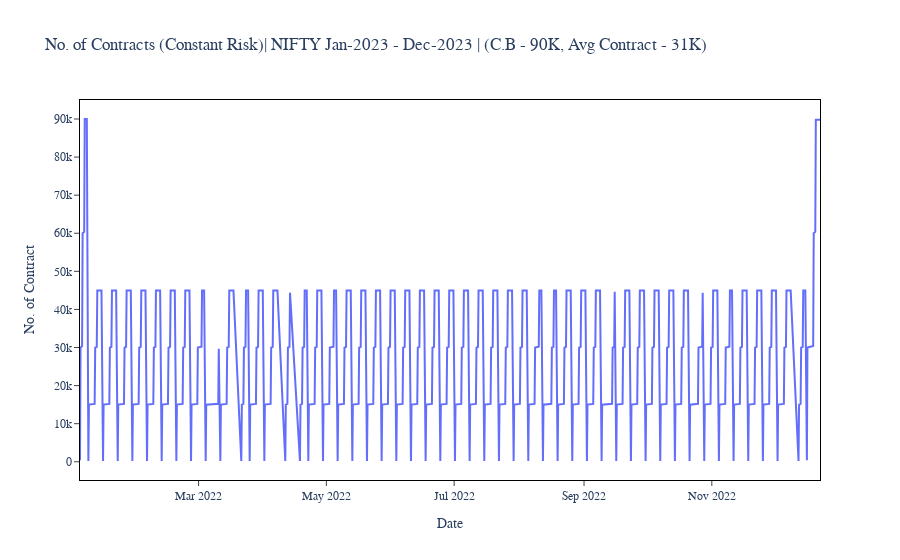

This figure's notebook cell:
### Code cell
fig = go.Figure()

fig.add_trace(go.Scatter(
    x = contract_info.index,
    y = contract_info['Contracts'],
    name="Constant Risk"
))

fig.update_layout(plot_bgcolor="white", xaxis_title="Date", yaxis_title="No. of Contract", title=f"No. of Contracts (Constant Risk)| NIFTY Jan-2023 - Dec-2023 | (C.B - 90K, Avg Contract - {round(contract_info['Contracts'].mean()/1000)}K)", font=dict(
    family = "Courier new, monospace",
    size = 12
))

fig.update_xaxes(
                mirror=True,
                ticks='outside',
                showline=True,
                linecolor='black',
                gridcolor='white')
 
fig.update_yaxes(
            mirror=True,
            ticks='outside',
            showline=True,
            linecolor='black',
            gridcolor='white')

### Figure 1 — Plotly figure (JSON) as saved in the notebook; plotly's stock layout.template omitted (floating-point values rounded to 4 significant figures; data arrays with more than 128 entries replaced by an {"elided": "..."} marker saying what was removed)
{"data": [{"name": "Constant Risk", "type": "scatter", "x": {"elided": "17499 str values"}, "y": {"elided": "17499 int values"}}], "layout": {"font": {"family": "Courier new, monospace", "size": 12}, "plot_bgcolor": "white", "title": {"text": "No. of Contracts (Constant Risk)| NIFTY Jan-2023 - Dec-2023 | (C.B - 90K, Avg Contract - 31K)"}, "xaxis": {"gridcolor": "white", "linecolor": "black", "mirror": true, "showline": true, "ticks": "outside", "title": {"text": "Date"}}, "yaxis": {"gridcolor": "white", "linecolor": "black", "mirror": true, "showline": true, "ticks": "outside", "title": {"text": "No. of Contract"}}}}
